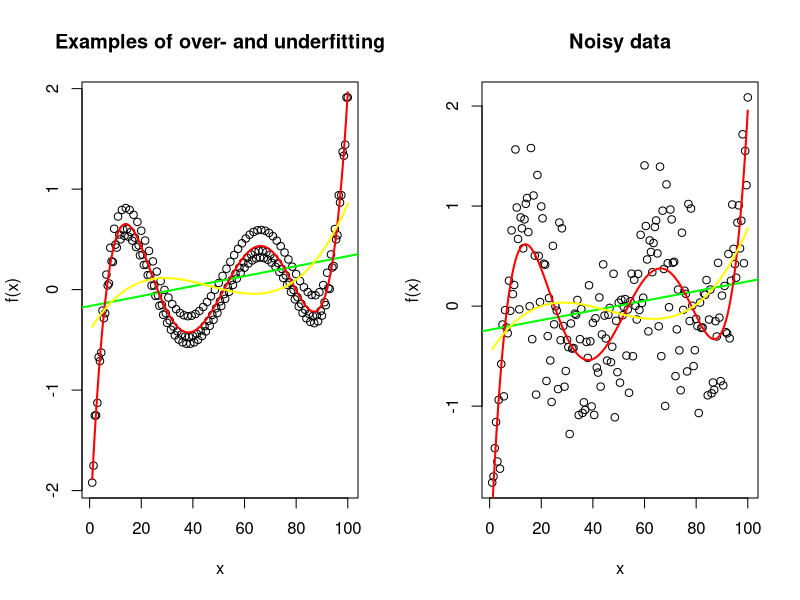

Source code (R):
#################
### Overffing ###
#################
if(!require("caTools")) install.packages("caTools"); library("caTools")

x = seq(1,100,0.5)
#we generate 4 polynomial functions of oder 3,4,5
poly_3 = poly(x, degree=3)

poly_5 = poly(x, degree=5)

#Asume samo parameters for the true functions
actual_3 = poly_3 %*% c(2,1,2) 

#we selected our values and add some noise 
actual_5 = poly_5 %*% c(2,1,2,-1,6)+ rnorm(3, sd= 0.3)


#Regression 
linear_reg5 = lm(actual_5 ~x)
reg_3       = lm(actual_5 ~ poly(x,3))
reg_5       = lm(actual_5 ~ poly(x,5))

par(mfrow=c(1,2))
plot(x, actual_5, col="black", xlab="x", ylab="f(x)", main= "Examples of over- and underfitting")
abline(linear_reg5, col="green", lwd=2)
lines(x, fitted(reg_5), col="red", lwd=2)
lines(x, fitted(reg_3), col="yellow", lwd=2)

#ading more noise
#we selected our values and add some noise 
actual_5 = poly_5 %*% c(2,1,2,-1,6)+ rnorm(100, sd= 0.5)



#Regression 
linear_reg5 = lm(actual_5 ~x)
reg_3       = lm(actual_5 ~ poly(x,3))
reg_5       = lm(actual_5 ~ poly(x,5))

plot(x, actual_5, col="black", xlab="x", ylab="f(x)", main= "Noisy data")
abline(linear_reg5, col="green", lwd=2)
lines(x, fitted(reg_5), col="red", lwd=2)
lines(x, fitted(reg_3), col="yellow", lwd=2)
 
